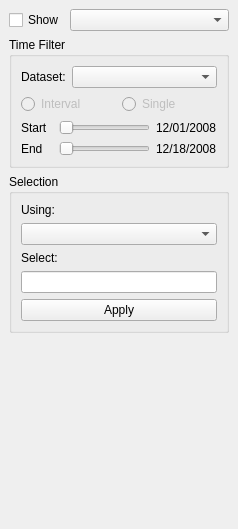
<?xml version="1.0" encoding="UTF-8"?>
<ui version="4.0">
 <class>DataViewOptionsDock</class>
 <widget class="QDockWidget" name="DataViewOptionsDock">
  <property name="geometry">
   <rect>
    <x>0</x>
    <y>0</y>
    <width>238</width>
    <height>529</height>
   </rect>
  </property>
  <property name="windowTitle">
   <string>View Options</string>
  </property>
  <widget class="QWidget" name="dockWidgetContents">
   <layout class="QVBoxLayout" name="verticalLayout">
    <item>
     <layout class="QHBoxLayout" name="horizontalLayout">
      <item>
       <widget class="QCheckBox" name="showSondeDataButton">
        <property name="sizePolicy">
         <sizepolicy hsizetype="Maximum" vsizetype="Fixed">
          <horstretch>0</horstretch>
          <verstretch>0</verstretch>
         </sizepolicy>
        </property>
        <property name="text">
         <string>Show</string>
        </property>
       </widget>
      </item>
      <item>
       <widget class="QComboBox" name="componentBox">
        <property name="sizePolicy">
         <sizepolicy hsizetype="Minimum" vsizetype="Fixed">
          <horstretch>0</horstretch>
          <verstretch>0</verstretch>
         </sizepolicy>
        </property>
       </widget>
      </item>
     </layout>
    </item>
    <item>
     <widget class="QGroupBox" name="groupBox_2">
      <property name="title">
       <string>Time Filter</string>
      </property>
      <layout class="QVBoxLayout" name="verticalLayout_3">
       <item>
        <layout class="QHBoxLayout" name="horizontalLayout_8">
         <item>
          <widget class="QLabel" name="label_5">
           <property name="text">
            <string>Dataset:</string>
           </property>
          </widget>
         </item>
         <item>
          <widget class="QComboBox" name="startDateBox">
           <property name="sizePolicy">
            <sizepolicy hsizetype="Expanding" vsizetype="Fixed">
             <horstretch>0</horstretch>
             <verstretch>0</verstretch>
            </sizepolicy>
           </property>
          </widget>
         </item>
        </layout>
       </item>
       <item>
        <layout class="QHBoxLayout" name="horizontalLayout_4">
         <item>
          <widget class="QRadioButton" name="showIntervalMissionButton">
           <property name="enabled">
            <bool>false</bool>
           </property>
           <property name="text">
            <string>Interval</string>
           </property>
          </widget>
         </item>
         <item>
          <widget class="QRadioButton" name="showSingleMissionButton">
           <property name="enabled">
            <bool>false</bool>
           </property>
           <property name="text">
            <string>Single</string>
           </property>
          </widget>
         </item>
        </layout>
       </item>
       <item>
        <layout class="QHBoxLayout" name="horizontalLayout_2">
         <item>
          <widget class="QLabel" name="label_2">
           <property name="minimumSize">
            <size>
             <width>32</width>
             <height>0</height>
            </size>
           </property>
           <property name="text">
            <string>Start</string>
           </property>
          </widget>
         </item>
         <item>
          <widget class="QSlider" name="startMissionSlider">
           <property name="enabled">
            <bool>false</bool>
           </property>
           <property name="orientation">
            <enum>Qt::Horizontal</enum>
           </property>
          </widget>
         </item>
         <item>
          <widget class="QLabel" name="startMissionLabel">
           <property name="text">
            <string>12/01/2008</string>
           </property>
          </widget>
         </item>
        </layout>
       </item>
       <item>
        <layout class="QHBoxLayout" name="horizontalLayout_3">
         <item>
          <widget class="QLabel" name="label_4">
           <property name="minimumSize">
            <size>
             <width>32</width>
             <height>0</height>
            </size>
           </property>
           <property name="text">
            <string>End</string>
           </property>
          </widget>
         </item>
         <item>
          <widget class="QSlider" name="endMissionSlider">
           <property name="enabled">
            <bool>false</bool>
           </property>
           <property name="orientation">
            <enum>Qt::Horizontal</enum>
           </property>
          </widget>
         </item>
         <item>
          <widget class="QLabel" name="endMissionLabel">
           <property name="text">
            <string>12/18/2008</string>
           </property>
          </widget>
         </item>
        </layout>
       </item>
      </layout>
     </widget>
    </item>
    <item>
     <widget class="QGroupBox" name="groupBox">
      <property name="title">
       <string>Selection</string>
      </property>
      <layout class="QVBoxLayout" name="verticalLayout_2">
       <item>
        <widget class="QLabel" name="label">
         <property name="text">
          <string>Using:</string>
         </property>
        </widget>
       </item>
       <item>
        <widget class="QComboBox" name="selTypeBox"/>
       </item>
       <item>
        <widget class="QLabel" name="label_3">
         <property name="text">
          <string>Select:</string>
         </property>
        </widget>
       </item>
       <item>
        <widget class="QLineEdit" name="selExpressionBox"/>
       </item>
       <item>
        <widget class="QPushButton" name="selApplyButton">
         <property name="text">
          <string>Apply</string>
         </property>
        </widget>
       </item>
      </layout>
     </widget>
    </item>
    <item>
     <spacer name="verticalSpacer">
      <property name="orientation">
       <enum>Qt::Vertical</enum>
      </property>
      <property name="sizeHint" stdset="0">
       <size>
        <width>203</width>
        <height>299</height>
       </size>
      </property>
     </spacer>
    </item>
   </layout>
  </widget>
 </widget>
 <resources/>
 <connections/>
</ui>
